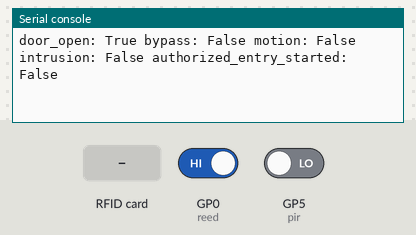
Bench run of a program on a simulated Raspberry Pi Pico running MicroPython. Parts: the last lines printed to the serial console. The inputs (shaded band) are chosen by the test bench; at power-on: GP5 (pir) LOW, GP0 (reed) HIGH. The clock reads 2024-03-15 10:24:30 at power-on unless the program sets it.

Above: at 1.2 s.
1.3 s: GP5 (pir) driven HIGH
At 1.35 s:
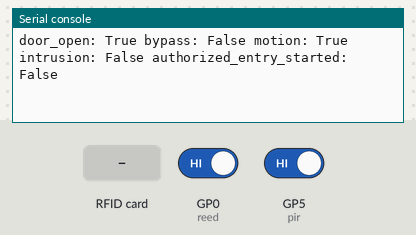
2.8 s: GP0 (reed) driven LOW
At 2.99 s:
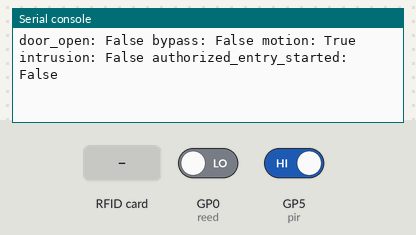
4.4 s: RFID card 53 72 19 C9 held to the reader
At 4.54 s:
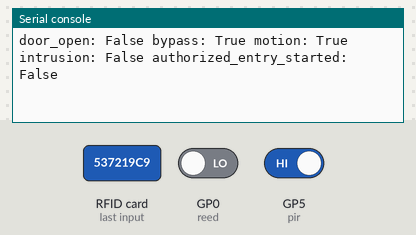
5.9 s: RFID card 5E 7A 19 C4 held to the reader
7.5 s: GP0 (reed) driven HIGH
At 7.63 s:
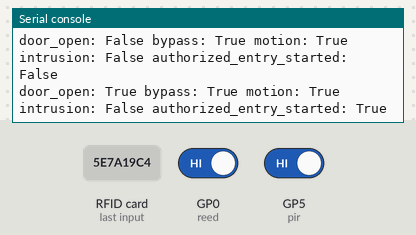
9.1 s: GP5 (pir) driven LOW
At 9.17 s:
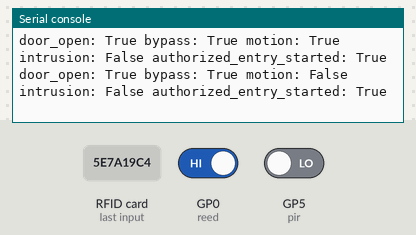

Measured:
- after the input at 1.3 s, the serial console: prints a new line at once (image 1)
- after the input at 2.8 s, the serial console: prints a new line after 0.19 s (image 2)
- after the input at 4.4 s, the serial console: prints a new line at once (image 3)
- after the input at 7.5 s, the serial console: prints a new line after 0.12 s (image 4)
- after the input at 9.1 s, the serial console: prints a new line after 0.07 s (image 5)

The program:

Main_control_and_sensor_logic.py
```python
from machine import Pin
from mfrc522 import MFRC522
import time

# PIN SETUP
REED_PIN = 0
PIR_PIN = 5
LED_PIN = 2
BUZZER_PIN = 4

MOTION_LIGHT_SECONDS = 15
DELAY = 0.1
DEBOUNCE_MS = 80

reed = Pin(REED_PIN, Pin.IN, Pin.PULL_UP)
pir = Pin(PIR_PIN, Pin.IN)
led = Pin(LED_PIN, Pin.OUT)
buzzer = Pin(BUZZER_PIN, Pin.OUT)

# RFID setup
rfid = MFRC522(spi_id=0, sck=2, mosi=3, miso=4, rst=1, cs=0)

#Alarm
BUZZER_DURATION_SECONDS = 1

alarm_active = False
alarm_start_time = 0.0

# STATE
bypass_enabled = False
last_motion_time = 0.0
door_open = False
authorized_entry_started = False
last_door_open = False

# RFID
#AUTHORIZED_UID = 1234   # will replace with real authorized card UID
AUTHORIZED_UID = [83, 114, 25, 201]
last_rfid_time = 0
RFID_COOLDOWN = 2

# For debounce
last_reed = reed.value()
last_change_ms = time.ticks_ms()


def read_reed_debounced():
    global last_reed, last_change_ms

    cur = reed.value()
    now = time.ticks_ms()

    if cur != last_reed:
        last_reed = cur
        last_change_ms = now
        return None

    time_passed = now - last_change_ms
    if time_passed >= DEBOUNCE_MS:
        return cur

    return None


def set_outputs(led_on: bool, buzzer_on: bool):
    if led_on:
        led.value(1)
    else:
        led.value(0)

    if buzzer_on:
        buzzer.value(1)
    else:
        buzzer.value(0)


def update_motion():
    global last_motion_time

    if pir.value() == 1:
        last_motion_time = time.time()

    return (time.time() - last_motion_time) < MOTION_LIGHT_SECONDS


def is_door_open_from_reed(reed_val: int) -> bool:
    return reed_val == 1

def update_alarm(intrusion: bool) -> bool:
    global alarm_active, alarm_start_time

    if intrusion and not alarm_active:
        alarm_active = True
        alarm_start_time = time.time()

    if alarm_active:
        if time.time() - alarm_start_time < BUZZER_DURATION_SECONDS:
            return True
        else:
            alarm_active = False

    return False

def update_led_timer(led_trigger: bool) -> bool:
    global last_motion_time

    if led_trigger:
        last_motion_time = time.time()

    return (time.time() - last_motion_time) < MOTION_LIGHT_SECONDS

def enable_bypass():
    global bypass_enabled
    bypass_enabled = True


def disable_bypass():
    global bypass_enabled
    bypass_enabled = False


def key_card_access(scanned_uid) -> bool:
    '''
    Returns True if scanned UID matches the authorized UID.
    '''
    return scanned_uid == AUTHORIZED_UID


def read_rfid():
    '''
    RFID function.
    will replace this later with real RFID reader code.
    For now it returns None if no card is scanned.
    '''
    result = rfid.SelectTagSN()

    status = result[0]
    uid = result[1]

    if status == rfid.OK:
        return uid

    return None


# MAIN LOOP
print('System starting...')
set_outputs(False, False)

while True:

    current_time = time.time()

    # Check RFID card
    scanned_uid = read_rfid()

    if scanned_uid is not None:
        #print('Scanned UID:', scanned_uid)

        if key_card_access(scanned_uid):
            if current_time - last_rfid_time > RFID_COOLDOWN:
                enable_bypass()
                authorized_entry_started = False
                last_rfid_time = current_time
                print('Authorized card detected')
        else:
            print('Unauthorized card')

    # 1) Read door state
    stable_reed = read_reed_debounced()
    if stable_reed is not None:
        door_open = is_door_open_from_reed(stable_reed)

    door_open_event = door_open and (not last_door_open)
    last_door_open = door_open

    # If bypass is on and the door opens, authorized entry has started
    if bypass_enabled and door_open:
        authorized_entry_started = True

    # If the door closes again after authorized entry, disable bypass
    if bypass_enabled and authorized_entry_started and (not door_open):
        disable_bypass()
        authorized_entry_started = False
        print('Bypass disabled')

    # 2) Motion detection
    motion_detected = (pir.value() == 1)

    # 3) Intrusion logic
    if bypass_enabled:
        intrusion = False
    else:
        intrusion = door_open_event
    '''
    # Alarm timing
    buzzer_active = update_alarm(intrusion)

    # 4) Output logic
    if (buzzer_active or motion_active):
        led_on = True
    else:
        led_on = False

    set_outputs(led_on, buzzer_active)
    '''
    # Alarm timing
    buzzer_active = update_alarm(intrusion)

    # LED trigger: door open OR motion
    led_trigger = door_open_event or motion_detected

    # LED timing (30s)
    led_active = update_led_timer(led_trigger)

    # Output
    set_outputs(led_active, buzzer_active)

    # 5) Debugging
    print('door_open:', door_open,'bypass:', bypass_enabled,
          'motion:', motion_detected,'intrusion:', intrusion,
          'authorized_entry_started:', authorized_entry_started)

    time.sleep(DELAY)
```
